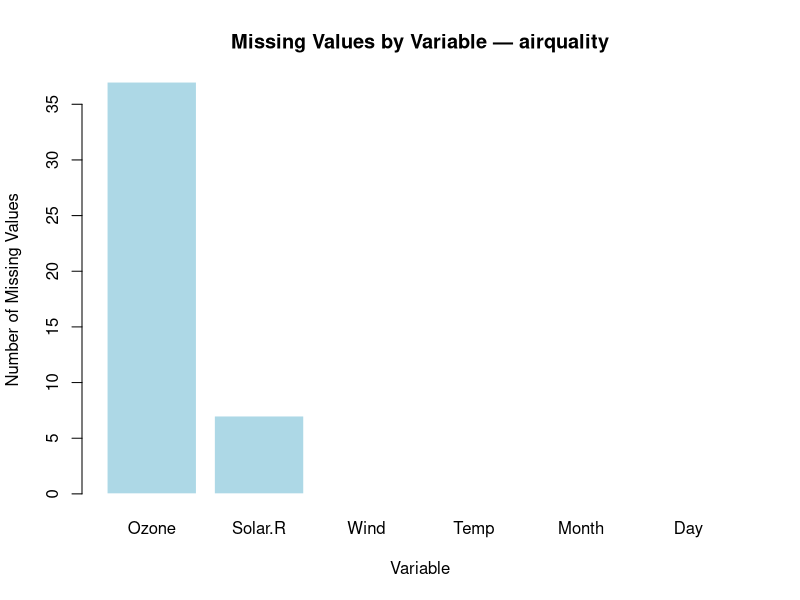
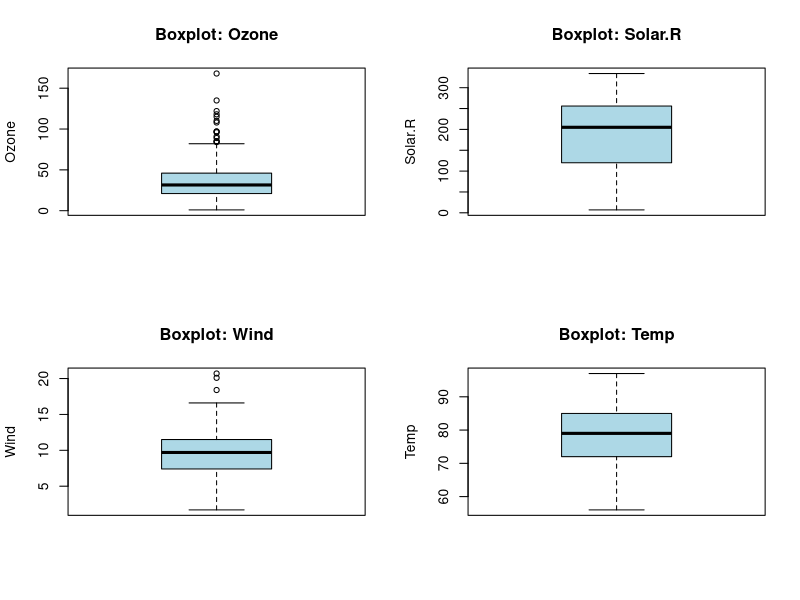
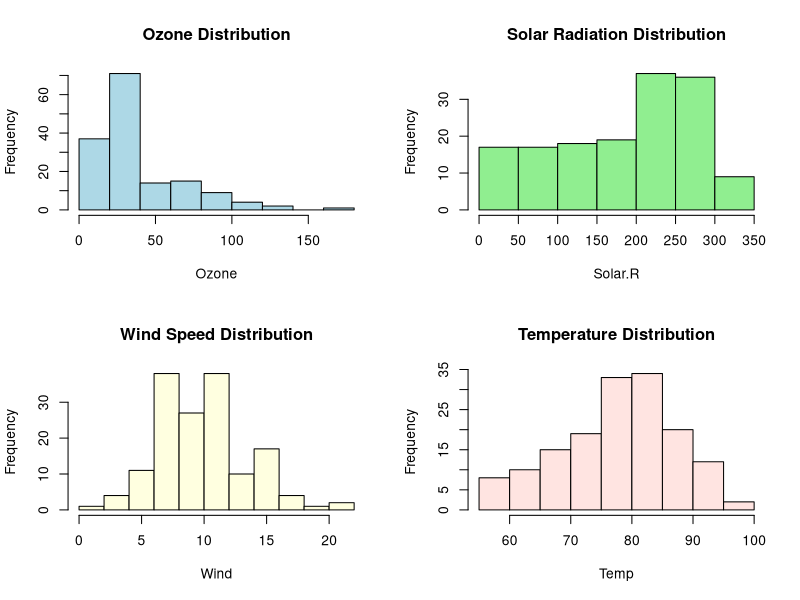
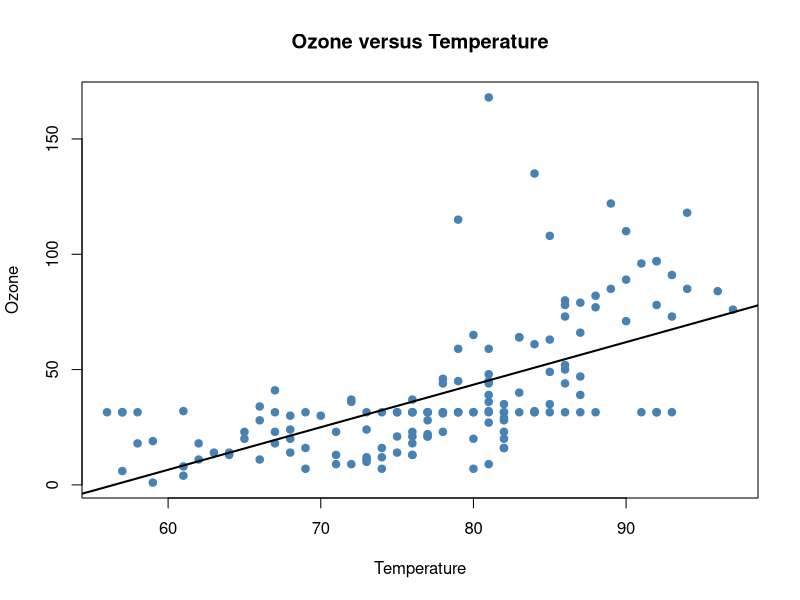
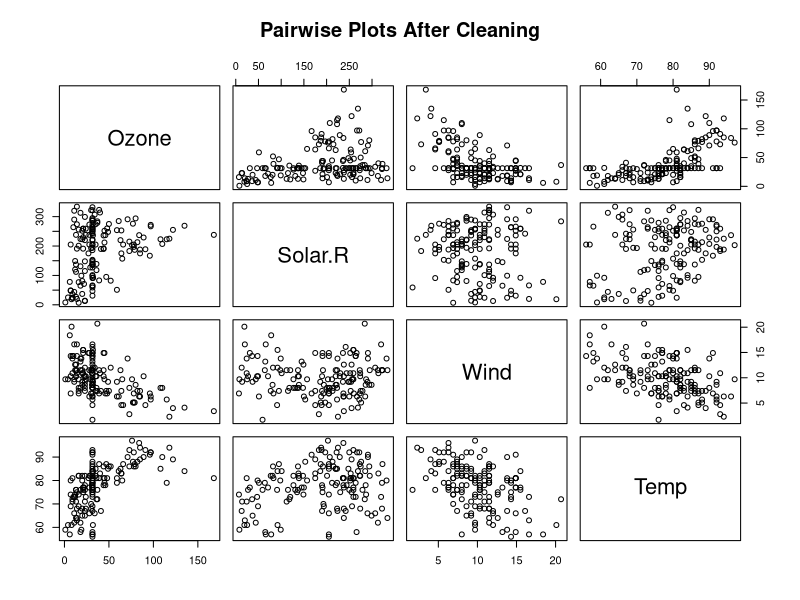

These figures' R source, in order:
# Week 1 Task: Data Cleaning and Preliminary Analysis with R
# Dataset: airquality (included in R's datasets package)
# Author: M G Shivaprasad
#
# Run this script in R or RStudio.
# Outputs are saved in the current working directory:
#   airquality_cleaned.csv
#   airquality_missing_values.png
#   airquality_boxplots.png
#   airquality_histograms.png
#   airquality_ozone_vs_temperature.png
#   airquality_correlation_matrix.csv
#   airquality_outlier_summary.csv

# -------------------------------
# 1. Load and inspect the dataset
# -------------------------------
data("airquality", package = "datasets")
df <- airquality

cat("Dataset dimensions:\n")
print(dim(df))

cat("\nDataset structure:\n")
str(df)

cat("\nFirst six observations:\n")
print(head(df))

cat("\nSummary statistics for original data:\n")
print(summary(df))

# ---------------------------------
# 2. Missing-value profile
# ---------------------------------
missing_count <- colSums(is.na(df))
missing_percent <- round(missing_count / nrow(df) * 100, 2)

missing_table <- data.frame(
  Variable = names(missing_count),
  Missing = as.integer(missing_count),
  Percent = as.numeric(missing_percent)
)

cat("\nMissing-value profile:\n")
print(missing_table)

cat("\nNumber of duplicate rows in original dataset:\n")
print(sum(duplicated(df)))

# Save missing-value chart
png("airquality_missing_values.png", width = 1100, height = 650, res = 130)
barplot(
  missing_count,
  main = "Missing Values by Variable — airquality",
  ylab = "Number of Missing Values",
  xlab = "Variable",
  col = "lightblue",
  border = "white"
)
dev.off()

# ---------------------------------
# 3. Clean data: median imputation
# ---------------------------------
# Keep df unchanged so the original data remains available for comparison.
clean_df <- df

clean_df$Ozone[is.na(clean_df$Ozone)] <-
  median(clean_df$Ozone, na.rm = TRUE)

clean_df$Solar.R[is.na(clean_df$Solar.R)] <-
  median(clean_df$Solar.R, na.rm = TRUE)

cat("\nMissing values after median imputation:\n")
print(colSums(is.na(clean_df)))

# ---------------------------------
# 4. Outlier detection using IQR
# ---------------------------------
numeric_vars <- c("Ozone", "Solar.R", "Wind", "Temp")

outlier_summary <- do.call(rbind, lapply(numeric_vars, function(v) {
  x <- clean_df[[v]]
  q1 <- quantile(x, 0.25, na.rm = TRUE)
  q3 <- quantile(x, 0.75, na.rm = TRUE)
  iqr_value <- IQR(x, na.rm = TRUE)
  lower <- q1 - 1.5 * iqr_value
  upper <- q3 + 1.5 * iqr_value

  data.frame(
    Variable = v,
    Lower_Bound = as.numeric(lower),
    Upper_Bound = as.numeric(upper),
    Potential_Outliers = sum(x < lower | x > upper, na.rm = TRUE)
  )
}))

cat("\nIQR outlier summary:\n")
print(outlier_summary)

write.csv(outlier_summary, "airquality_outlier_summary.csv", row.names = FALSE)

# Save boxplots for outlier review
png("airquality_boxplots.png", width = 1100, height = 800, res = 130)
par(mfrow = c(2, 2))
for (v in numeric_vars) {
  boxplot(
    clean_df[[v]],
    main = paste("Boxplot:", v),
    ylab = v,
    col = "lightblue"
  )
}
par(mfrow = c(1, 1))
dev.off()

# Note: potential outliers are flagged for investigation, not automatically removed.

# ---------------------------------
# 5. Min-max normalization
# ---------------------------------
min_max <- function(x) {
  rng <- range(x, na.rm = TRUE)

  if (diff(rng) == 0) {
    return(rep(0, length(x)))
  }

  (x - rng[1]) / (rng[2] - rng[1])
}

for (v in numeric_vars) {
  clean_df[[paste0(v, "_norm")]] <- min_max(clean_df[[v]])
}

cat("\nSummary of normalized variables:\n")
print(summary(clean_df[, paste0(numeric_vars, "_norm")]))

# ---------------------------------
# 6. Encode Month as a categorical variable
# ---------------------------------
clean_df$Month <- factor(
  clean_df$Month,
  levels = 5:9,
  labels = c("May", "June", "July", "August", "September")
)

# One-hot encoding for use in models requiring numeric inputs
month_one_hot <- model.matrix(~ Month - 1, data = clean_df)

cat("\nFirst rows of one-hot encoded Month:\n")
print(head(month_one_hot))

cat("\nNumber of observations by month:\n")
print(table(clean_df$Month))

# ---------------------------------
# 7. Exploratory data analysis
# ---------------------------------
cat("\nSummary statistics after cleaning:\n")
print(summary(clean_df[, c("Ozone", "Solar.R", "Wind", "Temp", "Month", "Day")]))

cat("\nMean measurements by month:\n")
monthly_summary <- aggregate(
  cbind(Ozone, Solar.R, Wind, Temp) ~ Month,
  data = clean_df,
  FUN = mean
)
print(monthly_summary)

# Histograms
png("airquality_histograms.png", width = 1100, height = 800, res = 130)
par(mfrow = c(2, 2))
hist(clean_df$Ozone, main = "Ozone Distribution", xlab = "Ozone", col = "lightblue")
hist(clean_df$Solar.R, main = "Solar Radiation Distribution", xlab = "Solar.R", col = "lightgreen")
hist(clean_df$Wind, main = "Wind Speed Distribution", xlab = "Wind", col = "lightyellow")
hist(clean_df$Temp, main = "Temperature Distribution", xlab = "Temp", col = "mistyrose")
par(mfrow = c(1, 1))
dev.off()

# Scatterplot: Ozone versus Temperature
png("airquality_ozone_vs_temperature.png", width = 900, height = 650, res = 130)
plot(
  clean_df$Temp,
  clean_df$Ozone,
  xlab = "Temperature",
  ylab = "Ozone",
  main = "Ozone versus Temperature",
  pch = 19,
  col = "steelblue"
)
abline(lm(Ozone ~ Temp, data = clean_df), lwd = 2)
dev.off()

# Pairwise plots for numeric variables
png("airquality_pairs_plot.png", width = 1000, height = 1000, res = 130)
pairs(clean_df[, numeric_vars], main = "Pairwise Plots After Cleaning")
dev.off()

# ---------------------------------
# 8. Correlation analysis
# ---------------------------------
numeric_original <- df[, numeric_vars]
cor_original <- cor(numeric_original, use = "pairwise.complete.obs")

numeric_clean <- clean_df[, numeric_vars]
cor_clean <- cor(numeric_clean, use = "complete.obs")

cat("\nPearson correlations using original data (pairwise complete observations):\n")
print(round(cor_original, 2))

cat("\nPearson correlations after imputation:\n")
print(round(cor_clean, 2))

write.csv(
  round(cor_original, 3),
  "airquality_correlation_matrix.csv",
  row.names = TRUE
)

# ---------------------------------
# 9. Quality checks
# ---------------------------------
stopifnot(nrow(clean_df) == nrow(df))
stopifnot(all(colSums(is.na(clean_df[, numeric_vars])) == 0))

for (v in numeric_vars) {
  normalized <- clean_df[[paste0(v, "_norm")]]
  stopifnot(all(normalized >= 0 & normalized <= 1))
}

cat("\nQuality checks passed:\n")
cat("- Row count preserved.\n")
cat("- No missing values remain in the selected numeric variables after imputation.\n")
cat("- Normalized values fall within [0, 1].\n")

# ---------------------------------
# 10. Export cleaned data and results
# ---------------------------------
write.csv(clean_df, "airquality_cleaned.csv", row.names = FALSE)
write.csv(monthly_summary, "airquality_monthly_summary.csv", row.names = FALSE)

cat("\nAnalysis complete. Output files were saved in:\n")
print(getwd())
